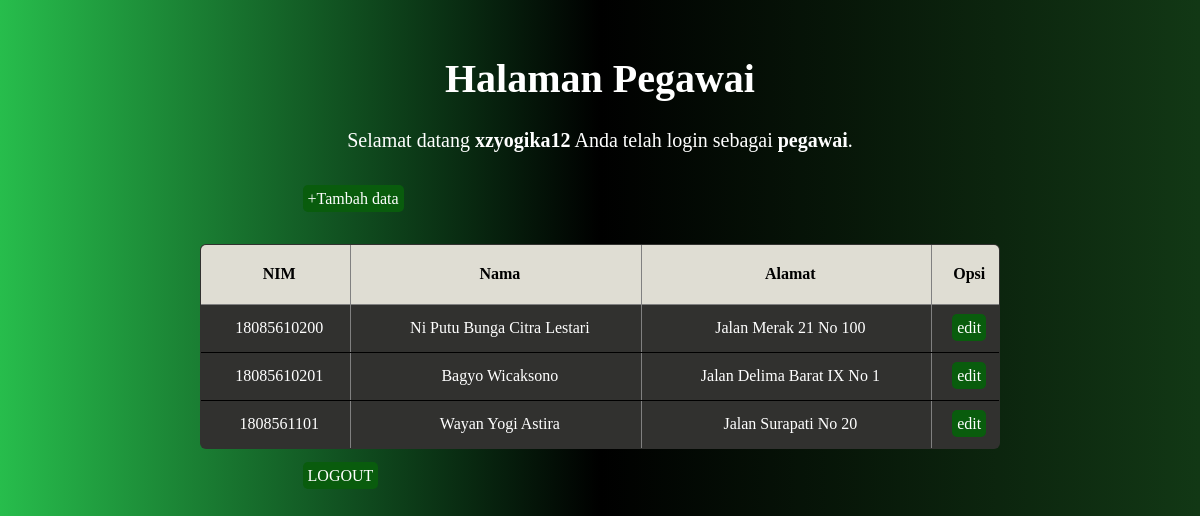
/halaman_pegawai.php (signed in), run on the app's committed database.
### tables this page shows
CREATE TABLE `mahasiswa` (
  `id` int(100) NOT NULL,
  `nim` varchar(100) NOT NULL,
  `nama` varchar(100) NOT NULL,
  `alamat` text NOT NULL
);

### halaman_pegawai.php (the view, shortened to what this page needs)
<!DOCTYPE html>
<html lang="en">
<head>
	<link rel="stylesheet" href="style2.css">
</head>
<body>
	<h1>Halaman Pegawai</h1>
	<p>Selamat datang <b><?php echo $_SESSION['username']; ?></b> Anda telah login sebagai <b><?php echo $_SESSION['level']; ?></b>.</p>
	<br/>
	<div class="box">
	<a href="insert2.php">+Tambah data</a>
	</div>
	<br/>
	<br/>
	<table border="1">
		<thead>
		<tr>
			<th>NIM</th>
			<th>Nama</th>
			<th>Alamat</th>
			<th>Opsi</th>
		</tr>
		</thead>
		<tbody>
		<?php
		include 'koneksi.php';
		$data = mysqli_query($koneksi,"select * from mahasiswa");
		while($d = mysqli_fetch_array($data)){
			?>
			<tr>
				<td><?php echo $d['nim']; ?></td>
				<td><?php echo $d['nama']; ?></td>
				<td><?php echo $d['alamat']; ?></td>
				<td>
					<a href="edit2.php?id=<?php echo $d['id']; ?>">edit</a>
				</td>
			</tr>
			<?php
		}
		?>
		</tbody>
	</table>
	<br/>
	<div class="box">
	<a href="logout.php">LOGOUT</a>
	</div>
</body>
</html>

### style2.css (style rules this page uses)
body { background-image: linear-gradient(to right, #27bd4c, #000000, #123815); font: 400 14px; padding: 20px; }
h1 { font-size: 40px; text-align: center; color: white; }
.box { margin-left: 24%; }
a { background-color: rgb(9, 92, 13); padding: 5px; border-radius: 5px; color: white; text-decoration: none; }
p { font-size: 20px; text-align: center; color: white; }
table { border-spacing: 1; border-collapse: collapse; background-color: rgb(49, 49, 47); border-radius: 6px; overflow: hidden; max-width: 800px; width: 100%; margin: 0 auto; position: relative; }
td,th { padding-left: 8px; }
thead tr { height: 60px; background: #dfddd3; font-size: 16px; }
tbody tr { height: 48px; border-bottom: 1px solid black; color: white; }
td, th { text-align: center; }

### data on the page
mahasiswa: nim "18085610200", nama "Ni Putu Bunga Citra Lestari", alamat "Jalan Merak 21 No 100"
mahasiswa: nim "18085610201", nama "Bagyo Wicaksono", alamat "Jalan Delima Barat IX No 1"
mahasiswa: nim "1808561101", nama "Wayan Yogi Astira", alamat "Jalan Surapati No 20"

### other printed values
$_SESSION['username'] "xzyogika12"
$_SESSION['level'] "pegawai"
